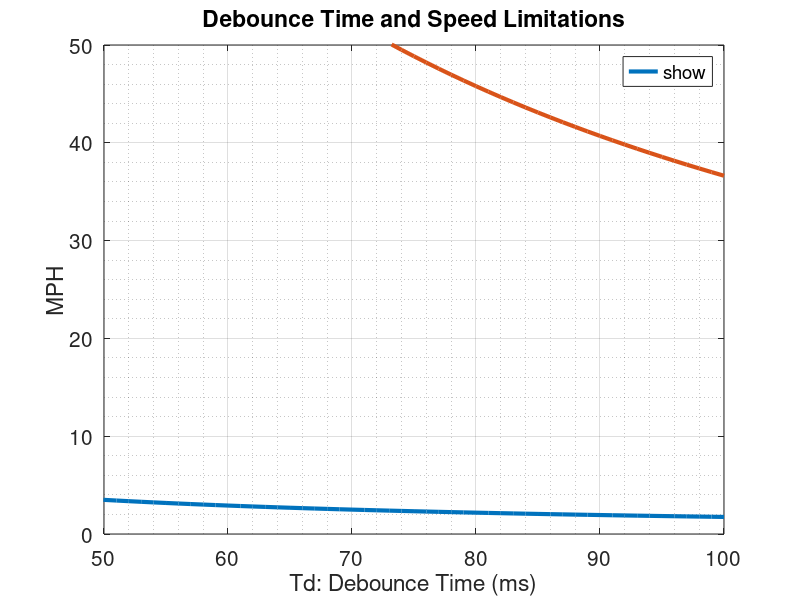

Source code (MATLAB):
% Lm = length of the magnet to be mounted on the axle
Lm = 3E-2; % meters

% Dt = diamter of car tire
Dt = 21.5; % inches
Dt = Dt / 39.370; % convert inches to meters
% Da = diamter of axle where the magnet is mounted
Da = 70E-3; % 71 mm

% fs = sampling frequency
fs = 1E3; % Hz
% Ts = sampling period
Ts = 1/fs; % seconds
% Td = debounce time
% set to a range for visual analysis
Td = 2*Ts:1E-3:100E-3; % seconds

% Vv is the speed of the vehicle at the tires.
% These two design parameters may not be possible to reach at the same time
%
% Vv_maxTarget is the max speed at which the system is being designed for
Vv_maxTarget = 40; % mph (miles per hour)
Vv_maxTarget = Vv_maxTarget * 0.44704; % convert mph to meters / second
% Vv_minTarget is the min speed at which the system is being designed for
Vv_minTarget = 1; % mph (miles per hour)
Vv_minTarget = Vv_minTarget * 0.44704; % convert mph to meters / second

% ========================================================
% MINIMUM MAGNET LENGTH
% ========================================================
% Limiting factor: sampling frequency
% The smaller magnet the better
Lm_min = 2 * Ts * Da * Vv_maxTarget / Dt; % meters
% Mar 8, 2018: 5mm.
% Going to shoot for 1 cm.
% Note that if this is actually set for 5mm then the Vv targets WILL
% actually be met, theoretically. However, I'd prefer this more conservative
% magnet length.
Lm = 1E-2; % meters

% ========================================================
% MAX DEBOUNCE TIME
% ========================================================
% The maximum and minimum measurable speeds are limited by the debounce time
carVelocityMin = Lm * Dt ./ (Td * Da); % meters / second
carVelocityMax = (Da * pi - Lm) * Dt ./ (Td * Da); % meters / second

minMph = carVelocityMin * 2.23694;
maxMph = carVelocityMax * 2.23694;

% plotting the relationships between Td and the min/max mph speeds
figure(1);
clf;
linewidth = 3;
plot(Td * 1000, minMph, 'displayname', 'Min MPH', 'linewidth', linewidth);
hold on;
plot(Td * 1000, maxMph, 'displayname', 'Max MPH', 'linewidth', linewidth);
legend('show', 'location', 'best');
title('Debounce Time and Speed Limitations');
xlabel('Td: Debounce Time (ms)');
ylabel('MPH');
grid on;
grid minor;
% Graph reduced to interesting sections
ylim([0, 50]);
xlim([50, 100]);
set(gca, 'fontsize', 15);
% Mar 8, 2018: choosing Td = 90 ms

% Td chosen
Td = 90E-3; % seconds

carVelocityMin = Lm * Dt / (Td * Da); % meters / second
carVelocityMax = (Da * pi - Lm) * Dt / (Td * Da); % meters / second

maxRevolutionTime = Dt * pi / carVelocityMin % seconds

minMph = carVelocityMin * 2.23694;
maxMph = carVelocityMax * 2.23694;


% RPM needed for test motor
Vmax = 17.88; % m/s
rt = Dt / 2; % m
w = Vmax / rt; % ?*r = V. ? in rad/s
rps = w / (2 * pi); % rad/s * rev/(2? rad) = rev/s
rpm = rps * 60 % rev/s * 60 s/min = rev/min
% need rpm of 650



